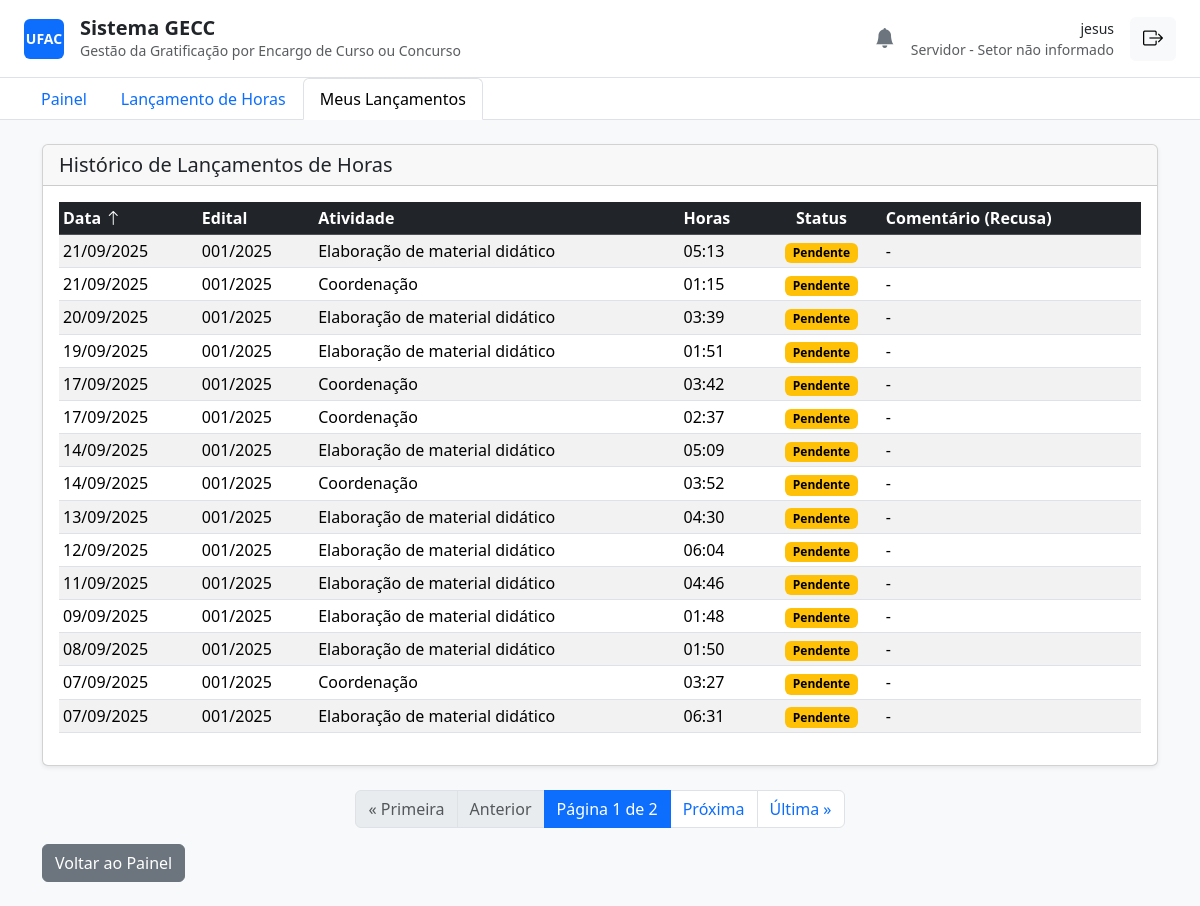
Screenshot of /servidor/meus-lancamentos/ (signed in) with the database file from the repository.
### core/models.py (models this page shows, shortened)
class ServidorProfile(models.Model):
    FUNCAO_CHOICES = [
        ("Servidor", "Servidor"),
        ("Unidade Demandante", "Unidade Demandante"),
        ("PRODGEP/PROPEG", "PRODGEP/PROPEG"),
    ]
    STATUS_CHOICES = [
        ("Aguardando Homologação", "Aguardando Homologação"),
        ("Homologado", "Homologado"),
        ("Recusado", "Recusado"),
    ]
    TITULACAO_CHOICES = [
        ('Graduação', 'Graduação'),
        ('Especialização', 'Especialização'),
        ('Mestrado', 'Mestrado'),
        ('Doutorado', 'Doutorado'),
        ('Pós-Doutorado', 'Pós-Doutorado'),
    ]
    user = models.OneToOneField(User, on_delete=models.CASCADE)
    siape = models.CharField(max_length=20, unique=True, null=True, blank=True)
    cpf = models.CharField(max_length=14, unique=True, null=True, blank=True)
    setor = models.CharField(max_length=100, blank=True)
    funcao = models.CharField(max_length=30, choices=FUNCAO_CHOICES, default="Servidor")
    status = models.CharField(max_length=30, choices=STATUS_CHOICES, default="Aguardando Homologação")
    telefone = models.CharField(max_length=20, blank=True)
    limite_horas_anual = models.IntegerField(default=120)
    horas_utilizadas = models.IntegerField(default=0)
    titulacao = models.CharField(max_length=20, choices=TITULACAO_CHOICES, null=True, blank=True)
    unidade = models.ForeignKey(Unidade, on_delete=models.SET_NULL, null=True, blank=True, related_name='servidores')

class LancamentoHoras(models.Model):
    STATUS_CHOICES = [
        ("Pendente", "Pendente"),
        ("Aprovado", "Aprovado"),
        ("Recusado", "Recusado"),
        ('Homologado', 'Homologado'),
        ('Revertido', 'Revertido pela PRODGEP'),
    ]
    servidor = models.ForeignKey(User, on_delete=models.CASCADE, related_name="lancamentos")
    edital = models.ForeignKey(Edital, on_delete=models.CASCADE, related_name="lancamentos")
    atividade = models.ForeignKey(Atividade, on_delete=models.CASCADE, related_name="lancamentos")
    data = models.DateField()
    horas = models.DecimalField(max_digits=5, decimal_places=2, validators=[MinValueValidator(0.1)])
    descricao_justificativa = models.TextField()
    status = models.CharField(max_length=20, choices=STATUS_CHOICES, default="Pendente")
    comentario_recusa = models.TextField(blank=True)
    validado_por = models.ForeignKey(
        User,
        on_delete=models.PROTECT,
        related_name="lancamentos_validados",
        null=True,
        blank=True,
    )
    created_at = models.DateTimeField(auto_now_add=True)
    updated_at = models.DateTimeField(auto_now=True)
    class Meta:
        verbose_name = "Lançamento de Hora"
        verbose_name_plural = "Lançamentos de Horas"
        ordering = ["-data"]

class Edital(models.Model):
    STATUS_CHOICES = [
        ("Rascunho", "Rascunho"),
        ("Aguardando Homologação", "Aguardando Homologação"),
        ("Homologado", "Homologado"),
        ("Recusado", "Recusado"),
        ("Ativo", "Ativo"),
        ("Finalizado", "Finalizado"),
    ]
    numero_edital = models.CharField(max_length=50, unique=True)
    titulo = models.CharField(max_length=255)
    descricao = models.TextField(blank=True)
    unidade_demandante_nome = models.CharField(max_length=255)
    data_inicio = models.DateField()
    data_fim = models.DateField()
    status = models.CharField(max_length=30, choices=STATUS_CHOICES, default="Rascunho")
    justificativa_recusa = models.TextField(blank=True, null=True)
    valor_empenho = models.DecimalField(max_digits=12, decimal_places=2, default=0.00)
    criado_por = models.ForeignKey(User, on_delete=models.PROTECT, related_name="editais_criados")
    homologado_por = models.ForeignKey(
        User,
        on_delete=models.PROTECT,
        related_name="editais_homologados",
        null=True,
        blank=True,
    )
    created_at = models.DateTimeField(auto_now_add=True)
    updated_at = models.DateTimeField(auto_now=True)
    class Meta:
        verbose_name = "Edital"
        verbose_name_plural = "Editais"
        ordering = ["-data_inicio"]

class Atividade(models.Model):
    tipo = models.ForeignKey(TipoAtividade, on_delete=models.PROTECT, related_name="atividades_criadas")
    edital = models.ForeignKey(Edital, on_delete=models.CASCADE, related_name="atividades")
    descricao = models.TextField()
    servidores_alocados = models.ManyToManyField(User, related_name="atividades_alocadas", blank=True)
    created_at = models.DateTimeField(auto_now_add=True)
    updated_at = models.DateTimeField(auto_now=True)
    class Meta:
        verbose_name = "Atividade do Edital"
        verbose_name_plural = "Atividades do Edital"

class TipoAtividade(models.Model):
    GRUPO_CHOICES = [
        ("Instrutoria", "Instrutoria"),
        ("Banca", "Banca Examinadora"),
        ("Logistica", "Logística"),
        ("Aplicacao", "Aplicação de Prova"),
    ]
    VINCULO_CHOICES = [
        ('Concurso', 'Concurso Público'),
        ('Processo', 'Processo Seletivo'),
        ('Ambos', 'Ambos'),
    ]
    grupo = models.CharField(max_length=20, choices=GRUPO_CHOICES)
    nome = models.CharField(max_length=255, unique=True)
    valor_hora = models.DecimalField(max_digits=10, decimal_places=2, validators=[MinValueValidator(0)])
    vinculo = models.CharField(max_length=10, choices=VINCULO_CHOICES, default='Ambos')
    class Meta:
        verbose_name = "Tipo de Atividade (Catálogo)"
        verbose_name_plural = "Tipos de Atividade (Catálogo)"
        ordering = ["grupo", "nome"]

### core/decorators.py (the view)
        def wrapper(request, *args, **kwargs):
            if not request.user.is_authenticated:
                return redirect('login')
            try:
                if request.user.servidorprofile.funcao in allowed_roles:
                    return view_func(request, *args, **kwargs)
                else:
                    return redirect('painel')
            except AttributeError:
                return redirect('painel')

### core/templatetags/hour_filters.py (called while the page is built)
@register.filter
def decimal_to_hhmm(decimal_hours):
    if decimal_hours is None:
        return ""
    try:
        hours = int(decimal_hours)
        minutes = int((decimal_hours * 60) % 60)
        return f"{hours:02d}:{minutes:02d}"
    except (ValueError, TypeError):
        return ""

### core/views.py (called while the page is built)
@login_required
@servidor_required
def historico_lancamentos(request):
    lancamentos_list = LancamentoHoras.objects.filter(servidor=request.user)
    sort_param = request.GET.get('sort', '-data')
    allowed_sort_fields = [
        'data', 'edital__numero_edital', 'atividade__tipo__nome', 'horas', 'status'
    ]
    sort_field_clean = sort_param.lstrip('-')
    if sort_field_clean in allowed_sort_fields:
        lancamentos_list = lancamentos_list.order_by(sort_param)
    paginator = Paginator(lancamentos_list, 15)
    page_number = request.GET.get('page')
    page_obj = paginator.get_page(page_number)
    context = {
        'page_obj': page_obj,
        'current_sort': sort_param
    }
    return render(request, 'historico_lancamentos.html', context)

### core/templates/historico_lancamentos.html (shortened to what this page needs)
{% extends 'base.html' %}
{% load hour_filters %}
{% block content %}
<div class="card shadow-sm">
    <div class="card-header">
        <h3 class="h5 mb-0">Histórico de Lançamentos de Horas</h3>
    </div>
    <div class="card-body">
        <table class="table table-striped table-hover table-sm">
            <thead class="table-dark">
                <tr>
                    <th><a class="text-white text-decoration-none" href="?sort={% if current_sort == 'data' %}-data{% else %}data{% endif %}">Data {% if 'data' in current_sort %}<i class="bi bi-arrow-{% if current_sort|slice:":1" == '-' %}up{% else %}down{% endif %}"></i>{% endif %}</a></th>
                    <th><a class="text-white text-decoration-none" href="?sort={% if current_sort == 'edital__numero_edital' %}-edital__numero_edital{% else %}edital__numero_edital{% endif %}">Edital </a></th>
                    <th><a class="text-white text-decoration-none" href="?sort={% if current_sort == 'atividade__tipo__nome' %}-atividade__tipo__nome{% else %}atividade__tipo__nome{% endif %}">Atividade </a></th>
                    <th><a class="text-white text-decoration-none" href="?sort={% if current_sort == 'horas' %}-horas{% else %}horas{% endif %}">Horas </a></th>
                    <th class="text-center"><a class="text-white text-decoration-none" href="?sort={% if current_sort == 'status' %}-status{% else %}status{% endif %}">Status </a></th>
                    <th>Comentário (Recusa)</th>
                </tr>
            </thead>
            <tbody>
                {% for lancamento in page_obj %}
                <tr>
                    <td>{{ lancamento.data|date:"d/m/Y" }}</td>
                    <td>{{ lancamento.edital.numero_edital }}</td>
                    <td>{{ lancamento.atividade.tipo.nome }}</td>
                    <td>{{ lancamento.horas|decimal_to_hhmm }}</td>
                    <td class="text-center">
                        {% if lancamento.status == 'Pendente' %}<span class="badge text-bg-warning">Pendente</span>
                        {% elif lancamento.status == 'Aprovado' %}<span class="badge text-bg-info">Aprovado</span>
                        {% elif lancamento.status == 'Homologado' %}<span class="badge text-bg-success">Homologado</span>
                        {% elif lancamento.status == 'Recusado' %}<span class="badge text-bg-danger">Recusado</span>
                        {% elif lancamento.status == 'Revertido' %}<span class="badge text-bg-secondary">Revertido</span>
                        {% endif %}
                    </td>
                    <td>{{ lancamento.comentario_recusa|default:"-" }}</td>
                </tr>
                {% empty %}
                <tr>
                    <td colspan="6" class="text-center">Você ainda não possui nenhum lançamento de horas.</td>
                </tr>
                {% endfor %}
            </tbody>
        </table>
    </div>
</div>
<nav aria-label="Navegação de página" class="mt-4">
    <ul class="pagination justify-content-center">
        {% if page_obj.has_previous %}
            <li class="page-item"><a class="page-link" href="?page=1&sort={{ current_sort }}">&laquo; Primeira</a></li>
            <li class="page-item"><a class="page-link" href="?page={{ page_obj.previous_page_number }}&sort={{ current_sort }}">Anterior</a></li>
        {% else %}
            <li class="page-item disabled"><span class="page-link">&laquo; Primeira</span></li>
            <li class="page-item disabled"><span class="page-link">Anterior</span></li>
        {% endif %}
        <li class="page-item active" aria-current="page"><span class="page-link">Página {{ page_obj.number }} de {{ page_obj.paginator.num_pages }}</span></li>
        {% if page_obj.has_next %}
            <li class="page-item"><a class="page-link" href="?page={{ page_obj.next_page_number }}&sort={{ current_sort }}">Próxima</a></li>
            <li class="page-item"><a class="page-link" href="?page={{ page_obj.paginator.num_pages }}&sort={{ current_sort }}">Última &raquo;</a></li>
        {% else %}
            <li class="page-item disabled"><span class="page-link">Próxima</span></li>
            <li class="page-item disabled"><span class="page-link">Última &raquo;</span></li>
        {% endif %}
    </ul>
</nav>
<div class="mt-3">
    <a href="{% url 'painel' %}" class="btn btn-secondary">Voltar ao Painel</a>
</div>
{% endblock %}

### core/templates/base.html (shortened to what this page needs)
<!DOCTYPE html>
<html lang="pt-br">
<head>
    <link href="https://cdn.jsdelivr.net/npm/bootstrap@5.3.3/dist/css/bootstrap.min.css" rel="stylesheet">
    <link rel="stylesheet" href="https://cdn.jsdelivr.net/npm/bootstrap-icons@1.11.3/font/bootstrap-icons.min.css">
</head>
<body class="bg-light">
    {% block header %}
    <header class="bg-white border-bottom px-4 py-3">
        <div class="d-flex justify-content-between align-items-center">
            <div class="d-flex align-items-center">
                <div class="bg-primary rounded d-flex align-items-center justify-content-center me-3" style="width: 40px; height: 40px;">
                    <span class="text-white fw-bold small">UFAC</span>
                </div>
                <div>
                    <h1 class="h5 mb-0 fw-semibold">Sistema GECC</h1>
                    <p class="small text-muted mb-0">Gestão da Gratificação por Encargo de Curso ou Concurso</p>
                </div>
            </div>
            <div class="d-flex align-items-center">
                {% if user.is_authenticated %}
                    <div class="dropdown me-3">
                        <a href="#" class="text-secondary position-relative" id="notificationDropdown" data-bs-toggle="dropdown" aria-expanded="false">
                            <i class="bi bi-bell-fill fs-5"></i>
                        </a>
                    </div>
                    <div class="text-end me-3">
                        <a href="{% url 'meu_perfil' %}" class="text-decoration-none">
                            <p class="mb-0 fw-medium small text-dark">{{ user.get_full_name|default:user.username }}</p>
                        </a>
                        <p class="small text-muted mb-0">
                            {{ user.servidorprofile.funcao }} - {{ user.servidorprofile.setor|default:"Setor não informado" }}
                        </p>
                    </div>
                    <form action="{% url 'logout' %}" method="post">
                        <button type="submit" class="btn btn-light" title="Sair">
                            <i class="bi bi-box-arrow-right fs-5"></i>
                        </button>
                    </form>
                {% endif %}
            </div>
        </div>
    </header>
    {% endblock header %}
    {% block navigation %}
    {% if user.is_authenticated %}
        <nav class="bg-white border-bottom px-4">
            <ul class="nav nav-tabs border-0">
                <li class="nav-item">
                    <a class="nav-link {% if request.resolver_match.url_name == 'painel' %}active{% endif %}" href="{% url 'painel' %}">Painel</a>
                </li>
                {% if user.servidorprofile.funcao == 'Servidor' %}
                    <li class="nav-item">
                        <a class="nav-link {% if 'lancar-horas' in request.path %}active{% endif %}" href="{% url 'lancar_horas' %}">Lançamento de Horas</a>
                    </li>
                    <li class="nav-item">
                        <a class="nav-link {% if 'meus-lancamentos' in request.path %}active{% endif %}" href="{% url 'historico_lancamentos' %}">Meus Lançamentos</a>
                    </li>
                {% endif %}
            </ul>
        </nav>
    {% endif %}
    {% endblock navigation %}
    <main class="container my-4">
{% block content %}{% endblock %}
    </main>
</body>
</html>

### rows the page displays
LancamentoHoras: data "21/09/2025", edital.numero_edital "001/2025", atividade.tipo.nome "Elaboração de material didático", horas|decimal_to_hhmm "05:13", status "Pendente", comentario_recusa "-"
LancamentoHoras: data "21/09/2025", edital.numero_edital "001/2025", atividade.tipo.nome "Coordenação", horas|decimal_to_hhmm "01:15", status "Pendente", comentario_recusa "-"
LancamentoHoras: data "20/09/2025", edital.numero_edital "001/2025", atividade.tipo.nome "Elaboração de material didático", horas|decimal_to_hhmm "03:39", status "Pendente", comentario_recusa "-"
LancamentoHoras: data "19/09/2025", edital.numero_edital "001/2025", atividade.tipo.nome "Elaboração de material didático", horas|decimal_to_hhmm "01:51", status "Pendente", comentario_recusa "-"
LancamentoHoras: data "17/09/2025", edital.numero_edital "001/2025", atividade.tipo.nome "Coordenação", horas|decimal_to_hhmm "03:42", status "Pendente", comentario_recusa "-"
LancamentoHoras: data "17/09/2025", edital.numero_edital "001/2025", atividade.tipo.nome "Coordenação", horas|decimal_to_hhmm "02:37", status "Pendente", comentario_recusa "-"
LancamentoHoras: data "14/09/2025", edital.numero_edital "001/2025", atividade.tipo.nome "Elaboração de material didático", horas|decimal_to_hhmm "05:09", status "Pendente", comentario_recusa "-"
LancamentoHoras: data "14/09/2025", edital.numero_edital "001/2025", atividade.tipo.nome "Coordenação", horas|decimal_to_hhmm "03:52", status "Pendente", comentario_recusa "-"
LancamentoHoras: data "13/09/2025", edital.numero_edital "001/2025", atividade.tipo.nome "Elaboração de material didático", horas|decimal_to_hhmm "04:30", status "Pendente", comentario_recusa "-"
LancamentoHoras: data "12/09/2025", edital.numero_edital "001/2025", atividade.tipo.nome "Elaboração de material didático", horas|decimal_to_hhmm "06:04", status "Pendente", comentario_recusa "-"
LancamentoHoras: data "11/09/2025", edital.numero_edital "001/2025", atividade.tipo.nome "Elaboração de material didático", horas|decimal_to_hhmm "04:46", status "Pendente", comentario_recusa "-"
LancamentoHoras: data "09/09/2025", edital.numero_edital "001/2025", atividade.tipo.nome "Elaboração de material didático", horas|decimal_to_hhmm "01:48", status "Pendente", comentario_recusa "-"
LancamentoHoras: data "08/09/2025", edital.numero_edital "001/2025", atividade.tipo.nome "Elaboração de material didático", horas|decimal_to_hhmm "01:50", status "Pendente", comentario_recusa "-"
LancamentoHoras: data "07/09/2025", edital.numero_edital "001/2025", atividade.tipo.nome "Coordenação", horas|decimal_to_hhmm "03:27", status "Pendente", comentario_recusa "-"
LancamentoHoras: data "07/09/2025", edital.numero_edital "001/2025", atividade.tipo.nome "Elaboração de material didático", horas|decimal_to_hhmm "06:31", status "Pendente", comentario_recusa "-"

### other values shown
{{ user.get_full_name|default:user.username }} "jesus"
{{ user.servidorprofile.funcao }} "Servidor"
{{ user.servidorprofile.setor|default:"Setor não informado" }} "Setor não informado"
{{ page_obj.number }} "1"
{{ page_obj.paginator.num_pages }} "2"
